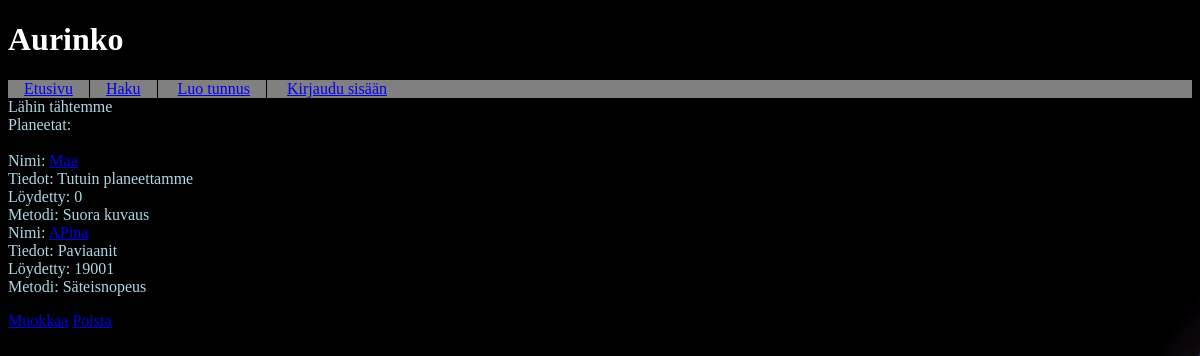
Page /star/1 on the committed database.
### tables this page shows
CREATE TABLE star (
id INTEGER PRIMARY KEY,
name TEXT,
content TEXT,
user_id REFERENCES users);

CREATE TABLE planet (
id INTEGER PRIMARY KEY,
name TEXT,
content TEXT,
discovery INTEGER,
method TEXT,
user_id REFERENCES users);

### app.py (the view)
@app.route("/star/<int:star_id>")
def show_star(star_id):
    star = planet.get_star(star_id)
    planets = planet.get_planets(star_id)
    return render_template("star.html", star=star, planets=planets)

### db.py (called while the page is built)
def get_connection():
    con = sqlite3.connect("database.db")
    con.execute("PRAGMA foreign_keys = ON")
    con.row_factory = sqlite3.Row
    return con

def query(sql, params=[]):
    con = get_connection()
    result = con.execute(sql, params).fetchall()
    con.close()
    return result

### planet.py (called while the page is built)
def get_star(star_id):
    sql = """SELECT id, name, content FROM star WHERE id = ?"""
    return db.query(sql, [star_id])[0]

def get_planets(star_id):
    sql = """SELECT id, name, content, discovery, user_id, method FROM planet WHERE id in (select planet_id from planet_star WHERE star_id =  ?)"""
    return db.query(sql, [star_id])

### templates/star.html (shortened to what this page needs)
<!DOCTYPE html>
<html>
<head>
</head>
<body>
  <link rel="stylesheet" href="/static/main.css">
  <div class="header">
    <h1>{{star.name}}</h1>
  </div>
  <div class="nav">
    <nav>
      <ul>
        <li><a href="/">Etusivu</a>
        <li><a href="/search">Haku</a></li>
        <li><a href="/register">Luo tunnus</a></li>
        {% if session.username %}
        <li><a href="/modify_star">Lisää tähtiä</a></li>
        <li><a href="/modify">Muokkaa planeettoja</a></li>
        <li><a href="/ownpage">Omat sivut</a></li>
        <li><a href="/planets">Kaikki kohteet</a></li>
        <li><a href="/logout">Kirjaudu ulos</a></li>
        {% else %}
        <li><a href="/login">Kirjaudu sisään</a></li>
        {% endif %}
      </ul>
    </nav>
  </div>
  <div class="content">
    {{star.content}}
    <br>
    Planeetat:
    <br>
    <br>
    {% for planet in planets %}
    Nimi:
    <a href="/planet/{{ planet.id }}">{{planet.name}}</a>
    <br>
    Tiedot:
    {{planet.content}}
    <br>
    Löydetty:
    {{planet.discovery}}
    <br>
    Metodi:
    {{planet.method}}
    <br>
    {% endfor %}
    {% if star.user_id == session.user_id %}
    <p>
      <a href="/edit/{{ star.id }}">Muokkaa</a>
      <a href="/removestar/{{ star.id }}">Poista</a>
    </p>
    {% endif %}
    <br>
  </div>
</body>
</html>

### static/main.css (style rules this page uses)
body { background-image: url("/static/saturnhirespublic2.jpg"); color: white; }
.header { color: white; }
.nav { background-color: gray; }
nav ul { padding: 0; margin: 0; }
nav li { display: inline-block; padding: 0 1em; margin: 0; }
nav li:not(:last-of-type) { border-right: 1px solid black; }
.content { color: lightblue; }

### rows in the picture
star: name "Aurinko", content "Lähin tähtemme"
planet: name "Maa", content "Tutuin planeettamme", discovery "0", method "Suora kuvaus"
planet: name "APina", content "Paviaanit", discovery "19001", method "Säteisnopeus"
